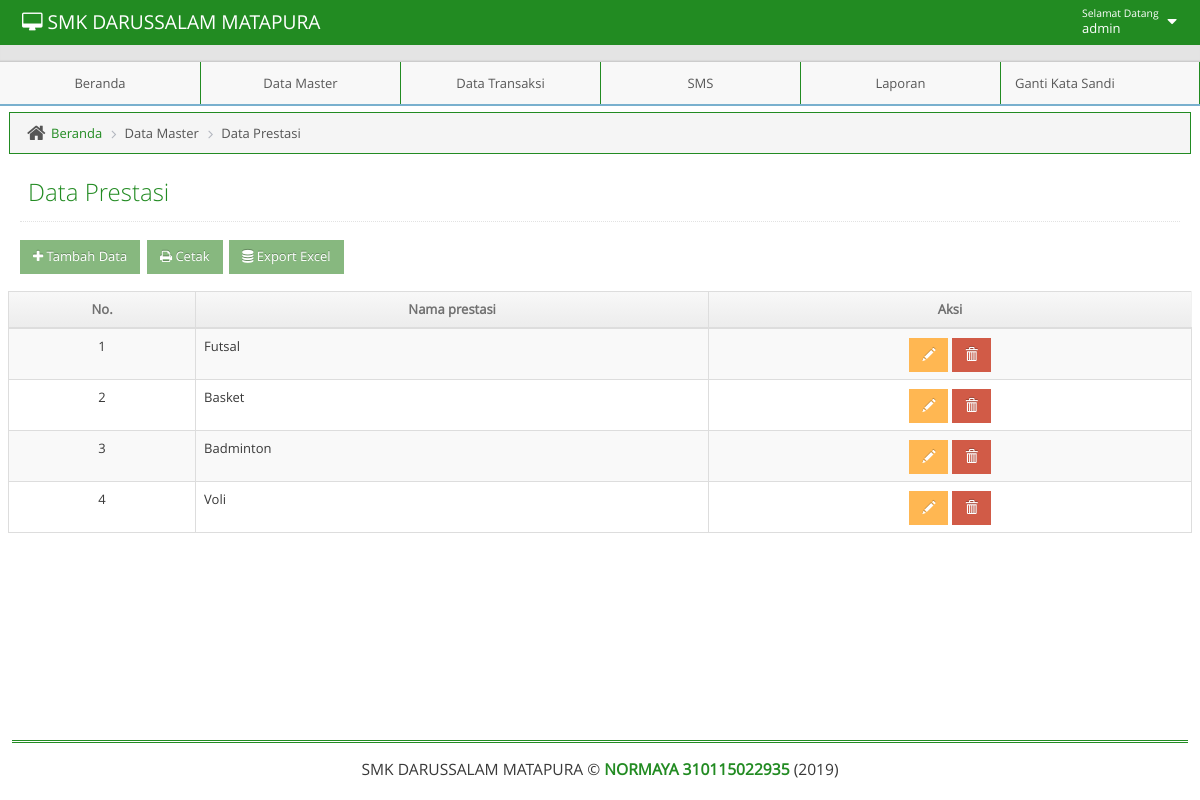
Page /admin/adminmainapp.php?unit=m_prestasi&act=datagrid (signed in) on the committed database.
### tables this page shows
CREATE TABLE IF NOT EXISTS `t_prestasi` (
  `kd_pres` int(11) NOT NULL AUTO_INCREMENT,
  `nama_pres` varchar(50) NOT NULL,
  PRIMARY KEY (`kd_pres`)
);

### admin/unit/m_prestasi.php (the view, shortened to what this page needs)
<?php
$act = $_GET['act'];
switch($act){
    case "datagrid":
        ?>
<?php
include("../admin/leftbar.php");
?>
<div class="main-content">
    <div class="main-content-inner">
	<div class="breadcrumbs ace-save-state" id="breadcrumbs">
            <ul class="breadcrumb">
                <li>
                    <i class="ace-icon fa fa-home home-icon"></i>
                    <a href="adminmainapp.php?unit=dashboard">Beranda</a>
                </li>
                <li>Data Master</li>
		<li>Data Prestasi</li>
            </ul>
	</div>
        <div class="page-content">
            <div class="page-header">
                <h1>Data Prestasi
                </h1>
            </div>
            <h1>
                    <a href="?unit=m_prestasi&act=input">
                        <button class="btn btn-sm btn-success"><i class="fa fa-plus"></i> Tambah Data</button>
                    </a>
                    <a href="?unit=ml_prestasi" target="_blank">
                        <button class="btn btn-sm btn-success"><i class="fa fa-print"></i> Cetak</button>
                    </a>
					<a href="unit/mxp_prestasi.php">
                        <button class="btn btn-sm btn-success"><i class="fa fa-database"></i> Export Excel</button>
                    </a>
                </h1>
            <div class="row">
                <div class="col-xs-12">
                    <div class="row">
                        <div class="box box-primary">
                            <div class="box-body table-responsive padding">
                              <table id="datatable" class="table table-striped table-bordered table-hover">
                                <thead>
                                    <tr>
                                        <th style="text-align: center">No.</th>
                                        <th style="text-align: center">Nama prestasi</th>
                                        <th style="text-align: center">Aksi</th>
                                    </tr>
                                </thead>
                                <tbody>
                                    <?php $no=1;
                                    $qdatagrid =" SELECT * FROM t_prestasi";
                                    $rdatagrid = mysqli_query($mysqli, $qdatagrid);
                                    while($ddatagrid=mysqli_fetch_assoc($rdatagrid)) {
										 echo "
                                        <tr>
                                             <td style= text-align:center>$no</td>
                                             <td style= text-align:left  >$ddatagrid[nama_pres]</td>
                                             <td style=text-align:center>
                                                 <a href=?unit=m_prestasi&act=update&kd_pres=$ddatagrid[kd_pres] class='btn btn-sm btn-warning glyphicon glyphicon-pencil' ></a>
                                                 <a href=?unit=m_prestasi&act=delete&kd_pres=$ddatagrid[kd_pres] class='btn btn-sm btn-danger glyphicon glyphicon-trash' onclick='return confirm(\"Yakin Akan Menghapus Data?\")'></a>
                                             </td>
                                        </tr>
                                        ";
                                        $no++;
                                     }
                                     ?>
                                </tbody>
                                </table>
                            </div>
                        </div>
                    </div>
                </div>
            </div>
        </div>
    </div>
</div>
<?php
include("../admin/footer.php");
?>
	</body>
</html>
 <?php
        break;
            ?>
 <?php
}

### admin/navbar.php (shortened to what this page needs)
<body class="no-skin">
        <?php
         $qupdate = "SELECT * FROM  t_admin WHERE username = '".$_SESSION['username']."'";
        $rupdate = mysqli_query($mysqli, $qupdate);
        $dupdate = mysqli_fetch_assoc($rupdate);
        ?>
        <div id="navbar" class="navbar navbar-default ace-save-state">
            <div class="navbar-container ace-save-state" id="navbar-container">
            <div class="navbar-header pull-left">
                <a href="adminmainapp.php?unit=dashboard" class="navbar-brand"><small><i class="fa fa-desktop"></i>  SMK DARUSSALAM MATAPURA </small></a>
            </div>
            <div class="navbar-buttons navbar-header pull-right" role="navigation">
              <ul class="nav ace-nav">
                <li class="light-blue dropdown-modal">
                  <a data-toggle="dropdown" href="#" class="dropdown-toggle">
                    <span class="user-info"><small>Selamat Datang</small>  <?php echo $dupdate['username']; ?></span>
                    <i class="ace-icon fa fa-caret-down"></i>
                  </a>
                </li>
              </ul>
            </div>
        </div>
    </div>

### css/tentang/style.css (style rules this page uses)
html { font-family:sans-serif; -ms-text-size-adjust:100%; -webkit-text-size-adjust:100% }
body { margin:0 }
a { background-color:transparent }
h1 { font-size:2em; margin:.67em 0 }
small { font-size:80% }
button,input,optgroup,select,textarea { color:inherit; font:inherit; margin:0 }
button { overflow:visible }
button,select { text-transform:none }
button,html input[type=button],input[type=reset],input[type=submit] { -webkit-appearance:button; cursor:pointer }
table { border-collapse:collapse; border-spacing:0 }
td,th { padding:0 }
.border-box,article,body,code,dd,div,dl,dt,fieldset,footer,form,header,html,input[type=email],input[type=password],input[type=tel],input[type=text],input[type=url],li,main,ol,p,pre,section,textarea,ul { box-sizing:border-box }

### rows in the picture
t_prestasi: nama_pres "Futsal"
t_prestasi: nama_pres "Basket"
t_prestasi: nama_pres "Badminton"
t_prestasi: nama_pres "Voli"

### other values in the picture
$dupdate['username'] "admin"
